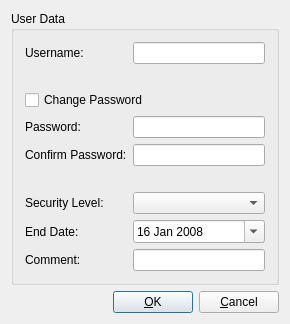
<ui version="4.0" >
 <class>AAddUserDialogClass</class>
 <widget class="QDialog" name="AAddUserDialogClass" >
  <property name="windowModality" >
   <enum>Qt::NonModal</enum>
  </property>
  <property name="geometry" >
   <rect>
    <x>0</x>
    <y>0</y>
    <width>290</width>
    <height>293</height>
   </rect>
  </property>
  <property name="windowTitle" >
   <string>User Dialog</string>
  </property>
  <property name="windowIcon" >
   <iconset resource="aforms.qrc" >:/images/mainabase.png</iconset>
  </property>
  <layout class="QVBoxLayout" >
   <item>
    <widget class="QGroupBox" name="upUserDataBox" >
     <property name="title" >
      <string>User Data</string>
     </property>
     <layout class="QGridLayout" >
      <item row="0" column="0" >
       <widget class="QLabel" name="upUsernameLabel" >
        <property name="text" >
         <string>Username:</string>
        </property>
        <property name="buddy" >
         <cstring>upUsernameLineEdit</cstring>
        </property>
       </widget>
      </item>
      <item row="0" column="1" >
       <widget class="QLineEdit" name="upUsernameLineEdit" >
        <property name="maxLength" >
         <number>20</number>
        </property>
       </widget>
      </item>
      <item row="1" column="0" colspan="2" >
       <widget class="QLabel" name="upUsernameErrorLabel" >
        <property name="sizePolicy" >
         <sizepolicy vsizetype="Minimum" hsizetype="Preferred" >
          <horstretch>0</horstretch>
          <verstretch>0</verstretch>
         </sizepolicy>
        </property>
       </widget>
      </item>
      <item row="2" column="0" colspan="2" >
       <widget class="QCheckBox" name="upChgPasswordCheckBox" >
        <property name="text" >
         <string>Change Password</string>
        </property>
       </widget>
      </item>
      <item row="3" column="0" >
       <widget class="QLabel" name="upPasswordLabel" >
        <property name="text" >
         <string>Password:</string>
        </property>
        <property name="buddy" >
         <cstring>upPasswordLineEdit</cstring>
        </property>
       </widget>
      </item>
      <item row="3" column="1" >
       <widget class="QLineEdit" name="upPasswordLineEdit" >
        <property name="maxLength" >
         <number>20</number>
        </property>
        <property name="echoMode" >
         <enum>QLineEdit::Password</enum>
        </property>
       </widget>
      </item>
      <item row="4" column="0" >
       <widget class="QLabel" name="upConfirmPasswordLabel" >
        <property name="text" >
         <string>Confirm Password:</string>
        </property>
        <property name="buddy" >
         <cstring>upConfirmLineEdit</cstring>
        </property>
       </widget>
      </item>
      <item row="4" column="1" >
       <widget class="QLineEdit" name="upConfirmLineEdit" >
        <property name="maxLength" >
         <number>20</number>
        </property>
        <property name="echoMode" >
         <enum>QLineEdit::Password</enum>
        </property>
       </widget>
      </item>
      <item row="5" column="0" colspan="2" >
       <widget class="QLabel" name="upPasswordErrorLabel" >
        <property name="sizePolicy" >
         <sizepolicy vsizetype="Minimum" hsizetype="Preferred" >
          <horstretch>0</horstretch>
          <verstretch>0</verstretch>
         </sizepolicy>
        </property>
       </widget>
      </item>
      <item row="6" column="0" >
       <widget class="QLabel" name="upSecurityLevelLabel" >
        <property name="text" >
         <string>Security Level:</string>
        </property>
        <property name="buddy" >
         <cstring>upSecurityComboBox</cstring>
        </property>
       </widget>
      </item>
      <item row="6" column="1" >
       <widget class="QComboBox" name="upSecurityComboBox" />
      </item>
      <item row="7" column="0" >
       <widget class="QLabel" name="upEndDateLabel" >
        <property name="text" >
         <string>End Date:</string>
        </property>
        <property name="buddy" >
         <cstring>upEndDate</cstring>
        </property>
       </widget>
      </item>
      <item row="7" column="1" >
       <widget class="QDateEdit" name="upEndDate" >
        <property name="calendarPopup" >
         <bool>true</bool>
        </property>
        <property name="date" >
         <date>
          <year>2008</year>
          <month>1</month>
          <day>16</day>
         </date>
        </property>
       </widget>
      </item>
      <item row="8" column="0" >
       <widget class="QLabel" name="upCommentLabel" >
        <property name="text" >
         <string>Comment:</string>
        </property>
        <property name="buddy" >
         <cstring>upCommentLineEdit</cstring>
        </property>
       </widget>
      </item>
      <item row="8" column="1" >
       <widget class="QLineEdit" name="upCommentLineEdit" >
        <property name="maxLength" >
         <number>50</number>
        </property>
       </widget>
      </item>
     </layout>
    </widget>
   </item>
   <item>
    <layout class="QHBoxLayout" >
     <item>
      <spacer>
       <property name="orientation" >
        <enum>Qt::Horizontal</enum>
       </property>
       <property name="sizeHint" >
        <size>
         <width>40</width>
         <height>20</height>
        </size>
       </property>
      </spacer>
     </item>
     <item>
      <widget class="QPushButton" name="upOkButton" >
       <property name="text" >
        <string>&amp;OK</string>
       </property>
      </widget>
     </item>
     <item>
      <widget class="QPushButton" name="upCancelButton" >
       <property name="text" >
        <string>&amp;Cancel</string>
       </property>
      </widget>
     </item>
    </layout>
   </item>
  </layout>
 </widget>
 <layoutdefault spacing="6" margin="11" />
 <resources>
  <include location="aforms.qrc" />
 </resources>
 <connections/>
</ui>
